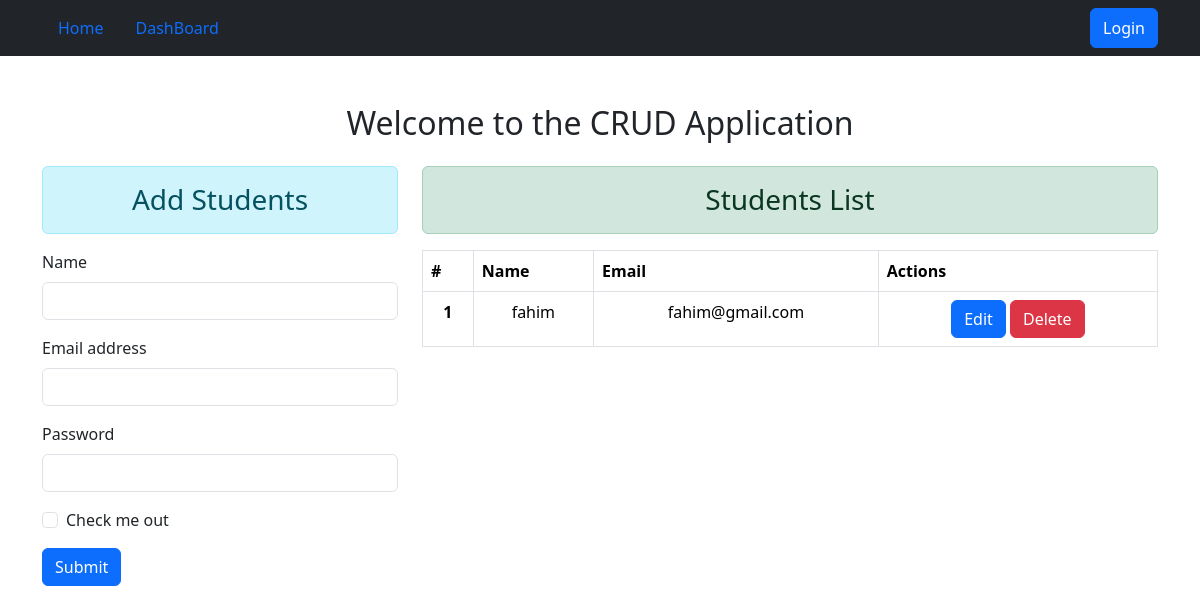
Before: / with the older database file.
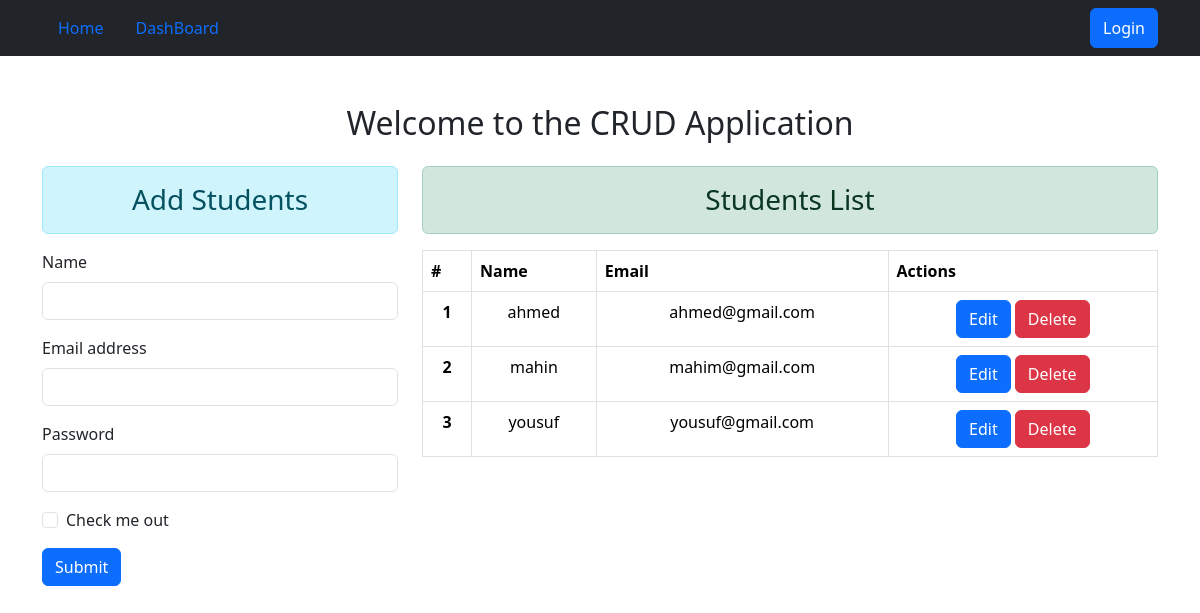
After: the same page with the newer database file.
### crud_app/models.py (models this page shows)
class User(models.Model):
    name = models.CharField(max_length=100)
    email = models.EmailField(unique=True)
    password = models.CharField(max_length=100)

### crud_app/views.py (the view)
# urls.py: 2. Add a URL to urlpatterns:  path('', views.home, name='home')
def home(request):
    if request.method == 'POST':
        form = UserForm(request.POST)
        if form.is_valid():
           name = form.cleaned_data['name']
           email = form.cleaned_data['email']
           password = form.cleaned_data['password']
           user = User(name=name, email=email, password=password)
           user.save()
    else:
        form =UserForm()
    return render(request, 'home.html',{'form': form,'students': User.objects.all()})

### crud_app/forms.py
class UserForm(forms.ModelForm):
    class Meta:
        model = User
        fields = ['name','email','password']

### crud_app/templates/home.html (shortened to what this page needs)
{% extends 'base.html'%}
{% block content%}
<div class="container mt-5">
    <h2 class="text-center">Welcome to the CRUD Application</h2>
    <div class="row mt-4">
        <div class="col-sm-4">
            <h3 class="text-center alert alert-info">Add Students</h3>
        <form method="POST" action="">
    <div class="mb-3">
    <label for="exampleInputEmail1" class="form-label">Name</label>
    <input type="name" class="form-control" id="exampleInputEmail1" name="name" aria-describedby="emailHelp">
  </div>
   <div class="mb-3">
    <label for="exampleInputEmail1" class="form-label">Email address</label>
    <input type="email" name="email" class="form-control" id="exampleInputEmail1" aria-describedby="emailHelp">
  </div>
  <div class="mb-3">
    <label for="exampleInputPassword1" class="form-label">Password</label>
    <input type="password" name="password" class="form-control" id="exampleInputPassword1">
  </div>
  <div class="mb-3 form-check">
    <input type="checkbox" class="form-check-input" id="exampleCheck1">
    <label class="form-check-label" for="exampleCheck1">Check me out</label>
  </div>
  <button type="submit" class="btn btn-primary">Submit</button>
  </form>
        </div>
        <div class="col-sm-8">
            <h3 class="text-center alert alert-success">Students List</h3>
            {% if form %}
            <table class="table table-bordered">
                <thead>
                    <tr>
                        <th scope="col">#</th>
                        <th scope="col">Name</th>
                        <th scope="col">Email</th>
                        <th scope="col">Actions</th>
                    </tr>
                </thead>
                <tbody>
                    {% for student in students %}
                    <tr class="text-center">
                        <th scope="row">{{ forloop.counter }}</th>
                        <td>{{student.name}}</td>
                        <td>{{student.email}}</td>
                        <td>
                            <a href="{%url 'update' student.id %}" class="btn btn-primary">Edit</a>
                            <form action="{%url 'delete' student.id %}" method="POST" class="d-inline">
                             <input type="submit" value="Delete" class="btn btn-danger"/>
                            </form>
                        </td>
                    </tr>
                    {% endfor %}
                </tbody>
            </table>
            {% else %}
            <h2 class="text-center alert-success">No Data Found</h2>
            {% endif %}
        </div>
    </div>
</div>
{% endblock %}

Changed rows visible on the page:
removed User: name "fahim", email "fahim@gmail.com"
added User: name "ahmed", email "ahmed@gmail.com"
added User: name "mahin", email "mahim@gmail.com"
added User: name "yousuf", email "yousuf@gmail.com"
